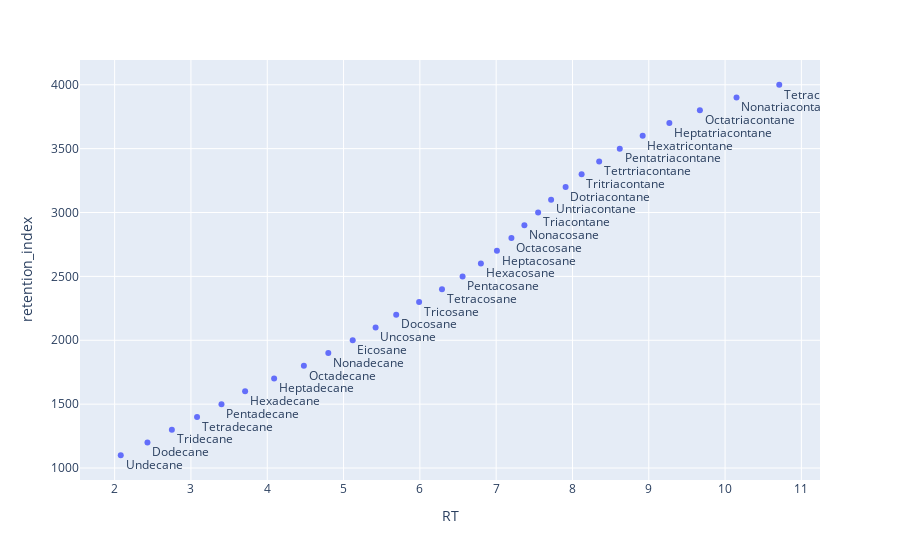

Write notebook code for a chart like this one.
### Code cell
alkanes_data = ref._data
fig = px.scatter(alkanes_data, x="RT", y="retention_index", text=alkanes_data[alkanes_data.columns[0]])
fig.update_traces(textposition="bottom right")

fig.show()

### Figure 1 — Plotly figure (JSON) as saved in the notebook; plotly's stock layout.template omitted (floating-point values rounded to 4 significant figures)
{"data": [{"hovertemplate": "RT=%{x}<br>retention_index=%{y}<br>Compound_Name=%{text}<extra></extra>", "legendgroup": "", "marker": {"color": "#636efa", "symbol": "circle"}, "mode": "markers+text", "name": "", "orientation": "v", "showlegend": false, "text": ["Undecane", "Dodecane", "Tridecane", "Tetradecane", "Pentadecane", "Hexadecane", "Heptadecane", "Octadecane", "Nonadecane", "Eicosane", "Uncosane", "Docosane", "Tricosane", "Tetracosane", "Pentacosane", "Hexacosane", "Heptacosane", "Octacosane", "Nonacosane", "Triacontane", "Untriacontane", "Dotriacontane", "Tritriacontane", "Tetrtriacontane", "Pentatriacontane", "Hexatricontane", "Heptatriacontane", "Octatriacontane", "Nonatriacontane", "Tetracontane"], "textposition": "bottom right", "type": "scatter", "x": [2.08, 2.43, 2.75, 3.08, 3.4, 3.71, 4.09, 4.48, 4.8, 5.12, 5.42, 5.69, 5.99, 6.29, 6.56, 6.8, 7.01, 7.2, 7.37, 7.55, 7.72, 7.91, 8.12, 8.35, 8.62, 8.92, 9.27, 9.67, 10.15, 10.71], "xaxis": "x", "y": [1100, 1200, 1300, 1400, 1500, 1600, 1700, 1800, 1900, 2000, 2100, 2200, 2300, 2400, 2500, 2600, 2700, 2800, 2900, 3000, 3100, 3200, 3300, 3400, 3500, 3600, 3700, 3800, 3900, 4000], "yaxis": "y"}], "layout": {"legend": {"tracegroupgap": 0}, "margin": {"t": 60}, "xaxis": {"anchor": "y", "domain": [0, 1], "title": {"text": "RT"}}, "yaxis": {"anchor": "x", "domain": [0, 1], "title": {"text": "retention_index"}}}}
